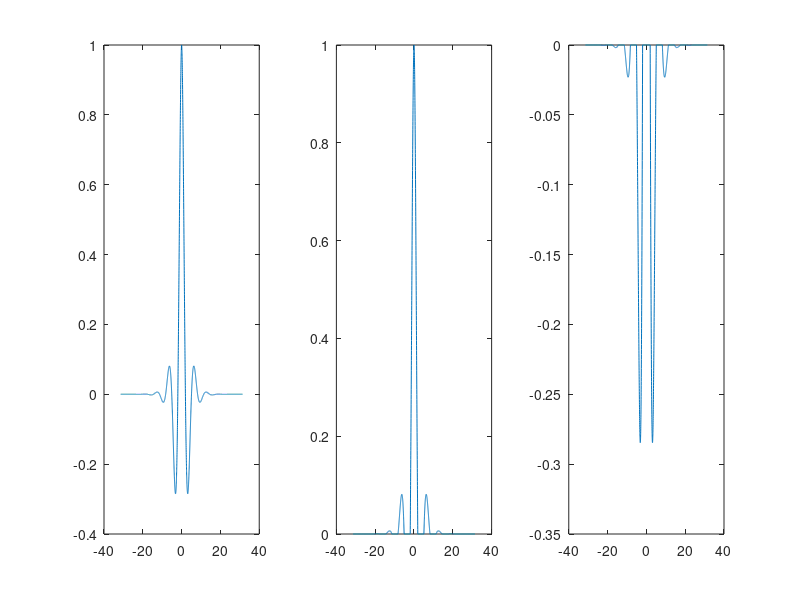
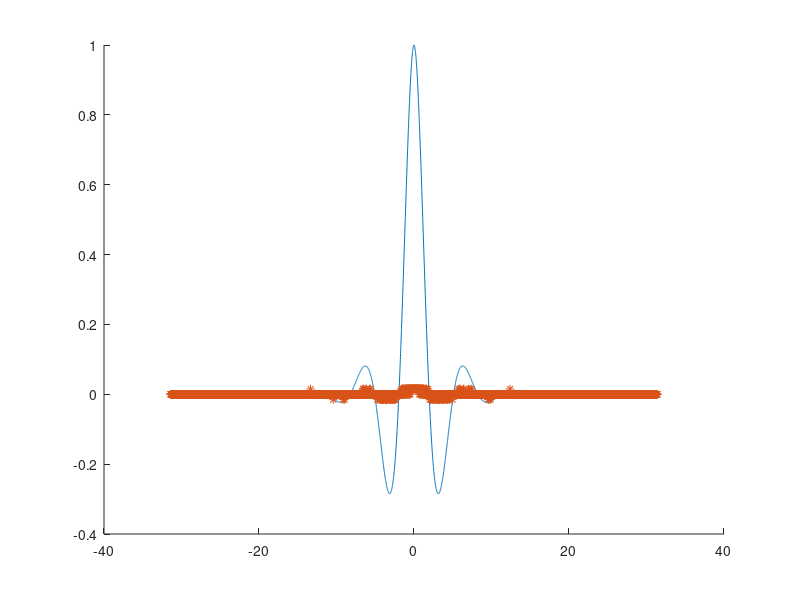

The MATLAB script that drew these images, in order:

% % % % F(u) = -u + M f(u)

% M_ij = w(|xi -xj|)*2L/n
% K_ij = 
% M_ij = K_ij*2L/n

% % % p+(xi,xj), p-(xi,xj), p0(xi,xj) = 1-...
% % % K_ij in {-1, 0, 1}

% prob(K_ij = 1) =  p+(xi,xj)
% prob(K_ij =-1) =  p-(xi,xj)
% w(|xi -xj|) = p+(xi-xj)- p-(xi-xj)

%% Clean
clear all, close all, clc;

%% Reproducible random simulation
rng(1,"twister");

%% Parameters 
alpha = 10; theta  = 0.9; D = 0.5; B = 0.4; A = 1.0; u0Max = 5; u0Alpha = 0.25; L = 10*pi; % Turing

%% Funcion handle for the synaptic kernel
wFun = @(x) A*exp(-B*abs(x)).*(B*sin(abs(x)) + cos(x) );

%% Number of particles and particles grid (their ratio must be a multiplee of 2)
n = 2^12; dxi = 2*L/n; xi = -L+[0:n-1]'*dxi;

%% Deterministic matrix 
wVec = wFun(xi);

%% Define the positive and negative part of wFun, used later for probabilities
idPlus = find(wVec > 0);
idMinus = find(wVec < 0);
wPlus = 0*wVec; wPlus(idPlus) = wVec(idPlus);
wMinus = 0*wVec; wMinus(idMinus) = wVec(idMinus);

figure;
subplot(1,3,1);plot(xi, wVec);
subplot(1,3,2);plot(xi, wPlus);
subplot(1,3,3);plot(xi, wMinus);

%% Random extraction. Here I am assuming that the probability of an entry being 0 is 0.
%% Things will have to change for the case when p0 is not equal to 0.
wRand = zeros(size(xi));
for i = 1:n
  disp('*************')
  if ismember(i,idPlus)
    pPlus = wPlus(i);
    pMinus = 0;
    pZero = 1-pPlus-pMinus;
  else
    pPlus = 0;
    pMinus = -wMinus(i);
    pZero = 1-pPlus-pMinus;
  end
  % pPlus = wPlus(i)/(wPlus(i) - wMinus(i))
  % pMinus = -wMinus(i)/(wPlus(i) - wMinus(i))
  % pZero = 1 - pPlus -pMinus
  wRand(i) = randsample( [-1 0 1], 1, true, [pMinus pZero pPlus] );
end

figure, hold on;
plot(xi, wVec);
plot(xi, wRand * dxi, '*');
% plot(xi, wPlus, '*');
% plot(xi, wMinus, '*');

